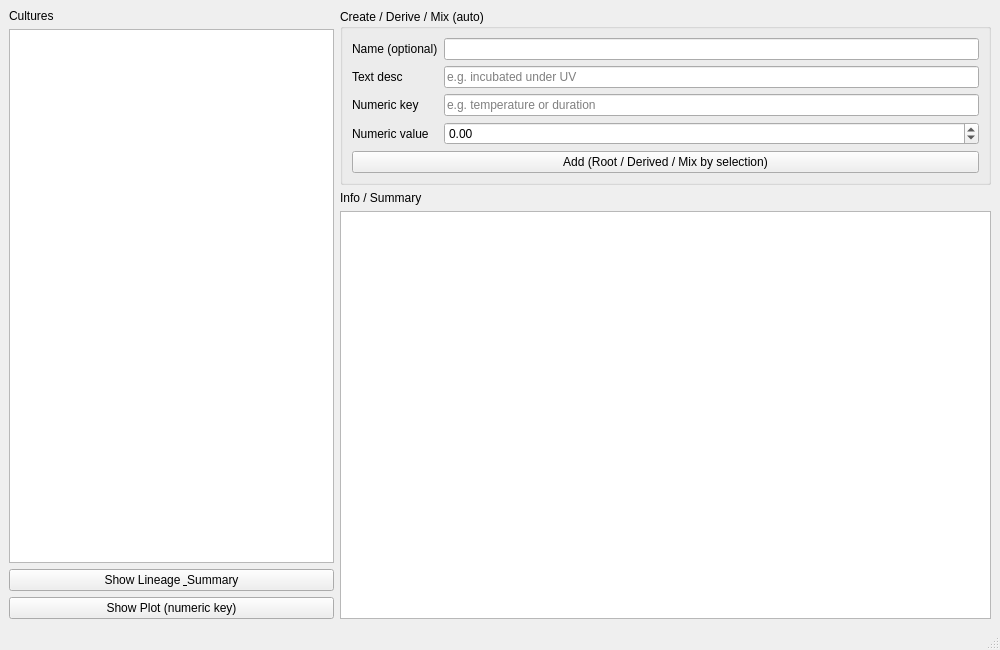
<?xml version="1.0" encoding="UTF-8"?>
<ui version="4.0">
 <class>MainWindow</class>
 <widget class="QMainWindow" name="MainWindow">
  <property name="geometry">
   <rect><x>0</x><y>0</y><width>1000</width><height>650</height></rect>
  </property>
  <property name="windowTitle">
   <string>Lab Cultures</string>
  </property>

  <widget class="QWidget" name="centralwidget">
   <layout class="QHBoxLayout" name="horizontalLayout" stretch="1,2">
    <!-- Left pane -->
    <item>
     <layout class="QVBoxLayout" name="leftLayout">
      <item>
       <widget class="QLabel" name="labelCultures">
        <property name="text"><string>Cultures</string></property>
       </widget>
      </item>
      <item>
       <widget class="QListView" name="listView">
        <property name="selectionMode">
         <enum>QAbstractItemView::ExtendedSelection</enum>
        </property>
       </widget>
      </item>
      <item>
       <widget class="QPushButton" name="pushButtonShowLineage">
        <property name="text">
         <string>Show Lineage &amp; Summary</string>
        </property>
       </widget>
      </item>
      <item>
       <widget class="QPushButton" name="pushButtonShowPlot">
        <property name="text">
         <string>Show Plot (numeric key)</string>
        </property>
       </widget>
      </item>
     </layout>
    </item>

    <!-- Right pane -->
    <item>
     <layout class="QVBoxLayout" name="rightLayout">
      <item>
       <widget class="QGroupBox" name="groupCreate">
        <property name="title">
         <string>Create / Derive / Mix (auto)</string>
        </property>
        <layout class="QFormLayout" name="formLayout">
         <item row="0" column="0">
          <widget class="QLabel" name="labelName">
           <property name="text"><string>Name (optional)</string></property>
          </widget>
         </item>
         <item row="0" column="1">
          <widget class="QLineEdit" name="lineEditName"/>
         </item>

         <item row="1" column="0">
          <widget class="QLabel" name="labelText">
           <property name="text"><string>Text desc</string></property>
          </widget>
         </item>
         <item row="1" column="1">
          <widget class="QLineEdit" name="lineEditText">
           <property name="placeholderText">
            <string>e.g. incubated under UV</string>
           </property>
          </widget>
         </item>

         <item row="2" column="0">
          <widget class="QLabel" name="labelKey">
           <property name="text"><string>Numeric key</string></property>
          </widget>
         </item>
         <item row="2" column="1">
          <widget class="QLineEdit" name="lineEditKey">
           <property name="placeholderText">
            <string>e.g. temperature or duration</string>
           </property>
          </widget>
         </item>

         <item row="3" column="0">
          <widget class="QLabel" name="labelValue">
           <property name="text"><string>Numeric value</string></property>
          </widget>
         </item>
         <item row="3" column="1">
          <widget class="QDoubleSpinBox" name="doubleSpinBoxValue">
           <property name="minimum"><double>-1000000000.0</double></property>
           <property name="maximum"><double>1000000000.0</double></property>
           <property name="decimals"><number>2</number></property>
          </widget>
         </item>

         <item row="4" column="0" colspan="2">
          <layout class="QHBoxLayout" name="buttonsLayout">
           <item>
            <widget class="QPushButton" name="pushButtonAdd">
             <property name="text">
              <string>Add (Root / Derived / Mix by selection)</string>
             </property>
            </widget>
           </item>
          </layout>
         </item>
        </layout>
       </widget>
      </item>

      <item>
       <widget class="QLabel" name="labelInfo">
        <property name="text"><string>Info / Summary</string></property>
       </widget>
      </item>
      <item>
       <widget class="QTextEdit" name="textEditInfo">
        <property name="readOnly"><bool>true</bool></property>
        <property name="minimumHeight"><number>180</number></property>
       </widget>
      </item>
     </layout>
    </item>
   </layout>
  </widget>

  <widget class="QMenuBar" name="menubar"/>
  <widget class="QStatusBar" name="statusbar"/>
 </widget>
 <resources/>
 <connections/>
</ui>
